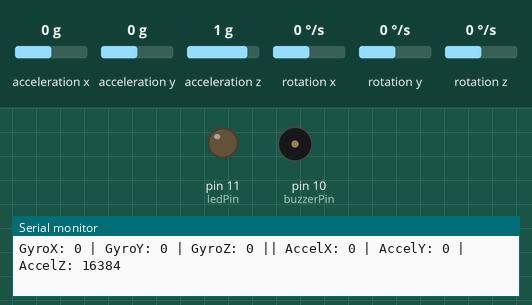
Recording of a sketch running on a simulated Arduino Uno, built with avr-gcc and run on an emulated ATmega328P. On the bench: output pins drawn as LEDs (lit = HIGH), buzzer (waves = sounding), the last lines printed to the serial monitor. Dashed ring = blinking. The inputs (shaded band) are chosen by the test bench; at power-on: acceleration x 0 g, acceleration y 0 g, acceleration z 1 g, rotation x 0 °/s, rotation y 0 °/s, rotation z 0 °/s.

Above: at 1.2 s.
1.3 s: acceleration x set to -0.5 g
2.8 s: acceleration x set to -0.8 g
At 3.06 s:
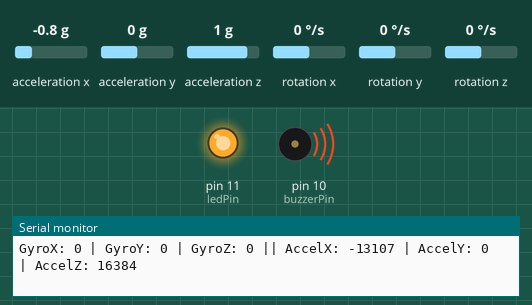
5.8 s: acceleration x set to 0 g
At 6.1 s:
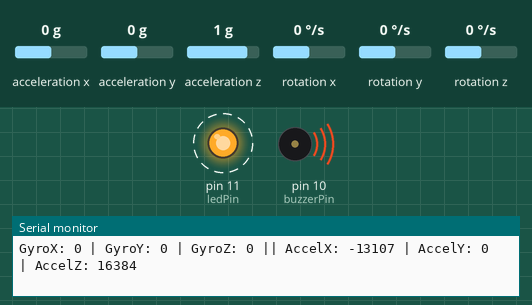
8.8 s: acceleration x set to -1.4 g
At 10.07 s:
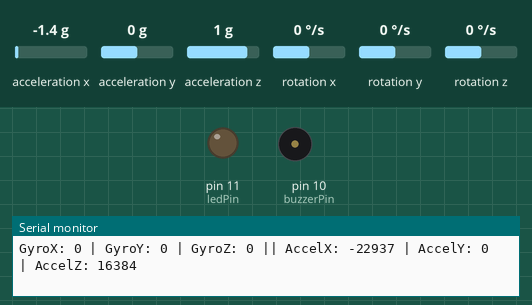
Timing chart, 0 to 12.8 s (numbered marks = the images above; inputs shaded):
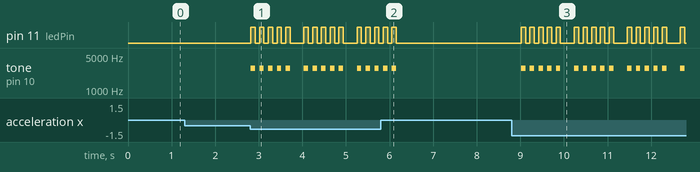

The sketch:

earthquake_detection.ino
```cpp
#include <Wire.h>
#include <MPU6050.h>

MPU6050 mpu;

int buzzerPin = 10; // Buzzer connected to D10
int ledPin = 11;    // LED connected to D11

int gyroX, gyroY, gyroZ;
int accelX, accelY, accelZ;

void setup() {
  Wire.begin();
  Serial.begin(9600);

  mpu.initialize();
  pinMode(buzzerPin, OUTPUT);
  pinMode(ledPin, OUTPUT);

  if (mpu.testConnection()) {
    Serial.println("MPU6050 connected!");
  } else {
    Serial.println("MPU6050 connection failed!");
    while (1);
  }
}

void loop() {
  // Get gyroscope and acceleration values
  mpu.getRotation(&gyroX, &gyroY, &gyroZ);
  mpu.getAcceleration(&accelX, &accelY, &accelZ);

  // Print values to Serial Monitor
  Serial.print("GyroX: "); Serial.print(gyroX);
  Serial.print(" | GyroY: "); Serial.print(gyroY);
  Serial.print(" | GyroZ: "); Serial.print(gyroZ);
  Serial.print(" || AccelX: "); Serial.print(accelX);
  Serial.print(" | AccelY: "); Serial.print(accelY);
  Serial.print(" | AccelZ: "); Serial.println(accelZ);

  // Thresholds (tweak for sensitivity)
  bool gyroShake = abs(gyroX) > 1000 || abs(gyroY) > 1000 || abs(gyroZ) > 1000;
  bool accelShake = abs(accelX) > 10000 || abs(accelY) > 10000 || abs(accelZ - 16384) > 10000;

  // 16384 ~ 1g for Z-axis at rest (standing vertically)
  if (gyroShake || accelShake) {
    alertEarthquake();
  } else {
    noTone(buzzerPin);
    digitalWrite(ledPin, LOW);
  }

  delay(200);
}

void alertEarthquake() {
  for (int i = 0; i < 5; i++) {
    tone(buzzerPin, 2800);
    digitalWrite(ledPin, HIGH);
    delay(100);
    noTone(buzzerPin);
    digitalWrite(ledPin, LOW);
    delay(100);
  }
}
```

Measured:
- the behaviour switches between -0.6 and -0.7 g on acceleration x (found by bisection; images 0 and 1)
- after the input at 2.8 s, pin 11 (ledPin): LOW → HIGH at once, then repeats every 1.2 s: 4 × (LOW 0.10 s, HIGH 0.10 s), LOW 0.32 s, HIGH 0.10 s; tone on pin 10 (buzzerPin): silent → 2800 Hz at once, then repeats every 1.2 s: 4 × (silent 0.10 s, 2800 Hz 0.10 s), silent 0.32 s, 2800 Hz 0.10 s
- after the input at 5.8 s, pin 11 (ledPin): goes on until 6.2 s, then stays LOW; tone on pin 10 (buzzerPin): goes on until 6.2 s, then stays silent
- after the input at 8.8 s, pin 11 (ledPin): LOW → HIGH after 0.22 s, then repeats every 1.2 s: 4 × (LOW 0.10 s, HIGH 0.10 s), LOW 0.32 s, HIGH 0.10 s; tone on pin 10 (buzzerPin): silent → 2800 Hz after 0.22 s, then repeats every 1.2 s: 4 × (silent 0.10 s, 2800 Hz 0.10 s), silent 0.32 s, 2800 Hz 0.10 s
